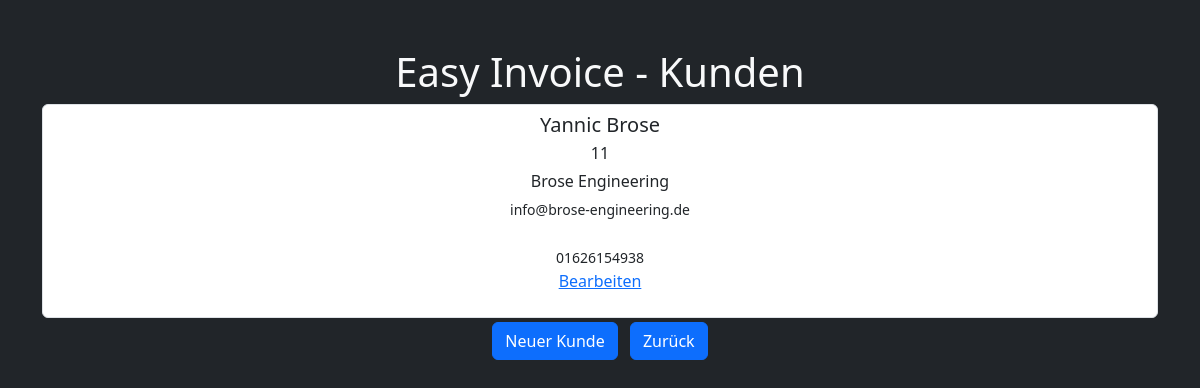
The app's page /customers/ with its own data.
### customers/models.py (models this page shows, shortened)
class Customer(models.Model):
    customer_id = models.AutoField(primary_key=True)
    first_name = models.CharField(max_length=64)
    last_name = models.CharField(max_length=64)
    company_name = models.CharField(max_length=64)
    street = models.CharField(max_length=64)
    zip_code = models.CharField(max_length=5)  # Use CharField to allow leading zeros
    city = models.CharField(max_length=64)
    email = models.EmailField()
    phone = models.CharField(max_length=32, blank=True)  # Use CharField to store phone numbers
    mobile = models.CharField(max_length=32, blank=True)  # Use CharField to store mobile numbers

### customers/views.py (the view)
# urls.py: path("", views.index, name ="index"),
def index(request):
    if request.method == "POST":
        pass  # This block does nothing for now, but might be used later
    else:  # If it's not a POST request, render an HTML template
        return render(request, "customers/index.html", {
            "title": "Easy Invoice - Kunden",
            "customers": Customer.objects.all()
        })

### customers/templates/customers/index.html (shortened to what this page needs)
{% extends "layout.html" %}
{% block body %}
    <div class="container mt-5 text-center">
        <h1>{{ title }}</h1>
        <div class="list-group">
            {% for customer in customers %}
                <div class="list-group-item">
                    <h5 class="mb-1">{{ customer.first_name }} {{ customer.last_name }}</h5>
                    <p class="mb-1">{{ customer.customer_id }}</p>
                    <p class="mb-1">{{ customer.company_name }}</p>
                    <small>{{ customer.email }}</small><br>
                    <small>{{ customer.phone }}</small><br>
                    <small>{{ customer.mobile }}</small><br>
                    <p><a href="{% url 'customers:edit' customer.customer_id %}">Bearbeiten</a></p>
                </div>
            {% endfor %}
        </div>
        <a href="{% url 'customers:add_new' %}" class="btn btn-primary m-1">Neuer Kunde</a>
        <a href="{% url 'homepage:index' %}" class="btn btn-primary m-1">Zurück</a>
    </div>
{% endblock %}

### common/templates/layout.html (shortened to what this page needs)
<!DOCTYPE html>
<html lang="en">
    <head>
        <link href="https://cdn.jsdelivr.net/npm/bootstrap@5.3.3/dist/css/bootstrap.min.css" rel="stylesheet"
>
    </head>
    <body class="bg-dark text-light">
        {% block body %}
        {% endblock %}
    </body>
</html>

### records on screen
Customer: first_name "Yannic", last_name "Brose", customer_id "11", company_name "Brose Engineering", email "info@brose-engineering.de", mobile "01626154938"

### other values on screen
{{ title }} "Easy Invoice - Kunden"
